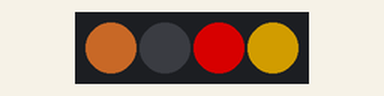
Simulated run of this sketch. Board: Arduino Uno, built with avr-gcc and run on an emulated ATmega328P. On the bench: 4 RGB LEDs in strip order, left to right. Wiring (inferred from the names in the program): DS3231 clock at I2C address 0x68. Dim RGB values are drawn brighter than linear; the local clock reads 2024-03-15 10:24:30 at power-on unless the sketch sets it; what the sketch prints to the serial monitor is not drawn.

Above: at 0.1 s.
At 30.1 s:
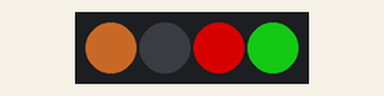
Timing chart, 0 to 31.6 s (numbered marks = the images above):
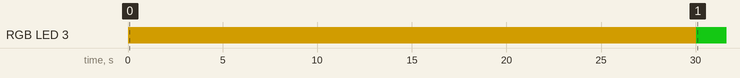

Measured:
- by itself, RGB LED 3: off → RGB(120, 90, 0) at 0.01 s, → RGB(10, 100, 10) 30.0 s later

The sketch:

Neopixel_Clock.ino
```cpp
/* in terminal: git commit -am "message" [enter]
 *  commits to github
 *  git commit
 *  git push
 */


#include <Wire.h>


#include <Adafruit_NeoPixel.h>

#define PIN 2
// Parameter 1 = number of pixels in strip
// Parameter 2 = pin number (most are valid)
// Parameter 3 = pixel type flags, add together as needed:
// NEO_KHZ800 800 KHz bitstream (most NeoPixel products w/WS2812 LEDs)
// NEO_KHZ400 400 KHz (classic 'v1' (not v2) FLORA pixels, WS2811 drivers)
// NEO_GRB Pixels are wired for GRB bitstream (most NeoPixel products)
// NEO_RGB Pixels are wired for RGB bitstream (v1 FLORA pixels, not v2)
Adafruit_NeoPixel strip = Adafruit_NeoPixel(4, PIN, NEO_GRB + NEO_KHZ800);


uint32_t black = strip.Color(0, 0, 0); //0
uint32_t brown = strip.Color(100, 52, 19); // 1 pink
//uint32_t brown = strip.Color(109, 83, 16); // 1

uint32_t red = strip.Color(136, 0, 0); // 2
uint32_t orange = strip.Color(136, 35, 0); // 3
uint32_t yellow = strip.Color(120, 90, 0); // 4
uint32_t green = strip.Color(10, 100, 10);// 5
uint32_t blue = strip.Color(0, 0, 67); // 6
uint32_t violet = strip.Color(62, 0, 80); // 7
uint32_t grey = strip.Color(36, 49, 48); //  8
uint32_t white = strip.Color(128, 128, 128); // 9

uint32_t colorcode[] = {black, brown, red, orange, yellow, green, blue, violet, grey, white};

int Ho = 0;
int Ur = 0;
int Mi = 0;
int Nu = 0;

void setup() {
  strip.begin();
  strip.show();                // initialize all pixels to 'off'

  Wire.begin();
  Serial.begin(9600);

  // clear /EOSC bit
  // Sometimes necessary to ensure that the clock
  // keeps running on just battery power. Once set,
  // it shouldn't need to be reset but it's a good
  // idea to make sure.
  Wire.beginTransmission(0x68); // address DS3231
  Wire.write(0x0E); // select register
  Wire.write(0b00011100); // write register bitmap, bit 7 is /EOSC
  Wire.endTransmission();
}

void loop()
{
  // send request to receive data starting at register 0
  Wire.beginTransmission(0x68); // 0x68 is DS3231 device address
  Wire.write((byte)0); // start at register 0
  Wire.endTransmission();
  Wire.requestFrom(0x68, 3); // request three bytes (seconds, minutes, hours)

  while (Wire.available())
  {
    int seconds = Wire.read(); // get seconds
    int minutes = Wire.read(); // get minutes
    int hours = Wire.read();   // get hours

    seconds = (((seconds & 0b11110000) >> 4) * 10 + (seconds & 0b00001111)); // convert BCD to decimal
    minutes = (((minutes & 0b11110000) >> 4) * 10 + (minutes & 0b00001111)); // convert BCD to decimal
    hours = (((hours & 0b00100000) >> 5) * 20 + ((hours & 0b00010000) >> 4) * 10 + (hours & 0b00001111)); // convert BCD to decimal (assume 24 hour mode)

    Serial.print(hours); Serial.print(":"); Serial.print(minutes); Serial.print(":"); Serial.println(seconds);

    delay(10);

    Ho = hours / 10;
    strip.setPixelColor(0, colorcode[Ho]);

    Ur = hours % 10;
    strip.setPixelColor(1, colorcode[Ur]);

    Mi = minutes / 10;
    strip.setPixelColor(2, colorcode[Mi]);

    Nu = minutes % 10;
    strip.setPixelColor(3, colorcode[Nu]);

    strip.show();

    delay(10);

  }
}
```
